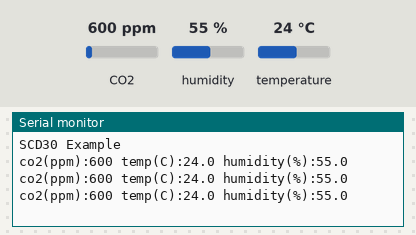
A sketch run on a simulated Arduino Uno, built with avr-gcc and run on an emulated ATmega328P. On the bench: the last lines printed to the serial monitor. Inputs (shaded band) come from the test bench; at power-on: CO2 600 ppm, humidity 55 %, temperature 24 °C.

Above: at 1.7 s.
1.8 s: CO2 set to 452 ppm
At 2.4 s:
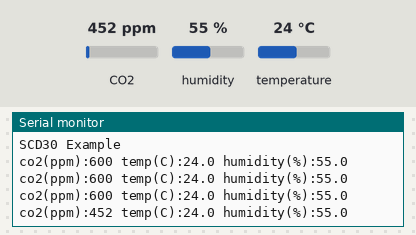
3.3 s: humidity set to 22 %
At 3.9 s:
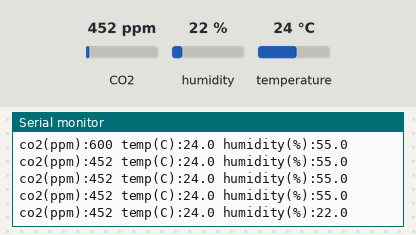
4.8 s: temperature set to 12 °C
At 5.4 s:
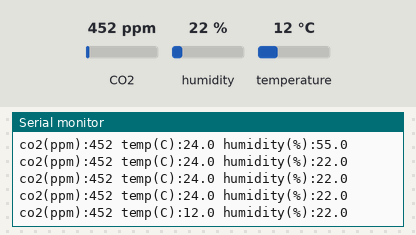

Measured:
- after the input at 1.8 s, the serial monitor: prints a new line after 0.21 s (image 1)
- after the input at 3.3 s, the serial monitor: prints a new line after 0.21 s (image 2)
- after the input at 4.8 s, the serial monitor: prints a new line after 0.22 s (image 3)

The sketch:

Generic_Test_Sensor_Skeleton_SCD30_BasicReadings.ino
```cpp
// (licence header left out)
// modified version by C. Pham to show a simple skeleton to test physical sensors with IRD PCB v4.1/v5
// where sensors are powered by VccM which is trigerred by A1 pin
// this skeleton has no data transmission. It is intended to be adapted to simply test other physical sensors
// before integration into main program

#include <Wire.h>

//Click here to get the library: http://librarymanager/All#SparkFun_SCD30
#include "SparkFun_SCD30_Arduino_Library.h"

SCD30 airSensor;

#include "BoardSettings.h"

void setup()
{
  Serial.begin(38400);
  Serial.println("SCD30 Example");
  Wire.begin();

  // on IRD PCB v4.1/v5 sensors are powered by A1 pin
  // on fully assembled PCBA, A1 triggers VccM which comes from the PCB on-board voltage regulator
  pinMode(A1, OUTPUT);

  // specific procedure for powering on A1
#if (defined IRD_PCB && defined SOLAR_BAT) || defined IRD_PCBA
  power_soft_start(A1);
#else
	digitalWrite(A1, PWR_HIGH);
#endif

  delay(500);

  if (airSensor.begin() == false)
  {
    Serial.println("Air sensor not detected. Please check wiring. Freezing...");
    while (1)
      ;
  }

  //The SCD30 has data ready every two seconds
}

void loop()
{
  if (airSensor.dataAvailable())
  {
    Serial.print("co2(ppm):");
    Serial.print(airSensor.getCO2());

    Serial.print(" temp(C):");
    Serial.print(airSensor.getTemperature(), 1);

    Serial.print(" humidity(%):");
    Serial.print(airSensor.getHumidity(), 1);

    Serial.println();
  }
  else
    Serial.println("Waiting for new data");

  delay(500);
}
```

BoardSettings.cpp
```cpp
// (licence header left out)
#include "BoardSettings.h"

#if (defined IRD_PCB && defined SOLAR_BAT) || defined IRD_PCBA

// increase soft start C4 R13 500 us
//
void power_soft_start( uint8_t pin)
{
  uint8_t i;

  digitalWrite( pin, PWR_HIGH);
  delayMicroseconds( 200);

  for (i = 0; i < 10; i ++)
  {
    digitalWrite( pin, PWR_LOW);
    delayMicroseconds( PWR_SOFT_START_LOW);
    digitalWrite( pin, PWR_HIGH);
    delayMicroseconds( PWR_SOFT_START_HIGH);
  }

  return;
}

#endif
```

BoardSettings.h
```cpp
#ifndef BOARDSETTINGS_H
  #define BOARDSETTINGS_H

  #if ARDUINO >= 100
    #include "Arduino.h"
  #else
    #include "WProgram.h"
  #endif

  ////////////////////////////////////////////////////////////////////
  // uncomment for IRD PCB RAK version where the serial monitor is using software serial with pin 2 for TX
  // this is the case for the IRD PCBv5
  //#define SOFT_SERIAL_DEBUG

  ////////////////////////////////////////////////////////////////////
  // uncomment for WAZISENSE v2 board
  // #define WAZISENSE

  ////////////////////////////////////////////////////////////////////
  // uncomment for IRD PCB board (both v4.1 and v5)
  #define IRD_PCB
  // also uncomment for IRD PCB board fully assembled by manufacturer
  // with all components, including solar circuit (both v4.1 and v5)
  #define IRD_PCBA

  ////////////////////////////////////////////////////////////////////
  // uncomment only if the IRD PCB or PCBA is running on solar panel
  // MUST be commented if running on alkaline battery
  // code for SOLAR_BAT has been written by Jean-François Printanier from IRD
  //#define SOLAR_BAT
  // do not change if you are not knowing what you are doing
  #define NIMH

  // For powering humdity sensor and DS18B20
  #if (defined IRD_PCB && defined SOLAR_BAT) || defined IRD_PCBA

    #define PWR_SOFT_START_LOW   20
    #define PWR_SOFT_START_HIGH  20

    #define PWR_LOW     HIGH  // mosfet P
    #define PWR_HIGH    LOW   // mosfet P

void power_soft_start( uint8_t pin);

  #else

    #define PWR_LOW     LOW   // gpio
    #define PWR_HIGH    HIGH  // gpio

  #endif

  #ifdef IRD_PCBA
    #ifndef IRD_PCB
      #define IRD_PCB
    #endif
  #endif

#endif // BOARDSETTINGS_H
```
